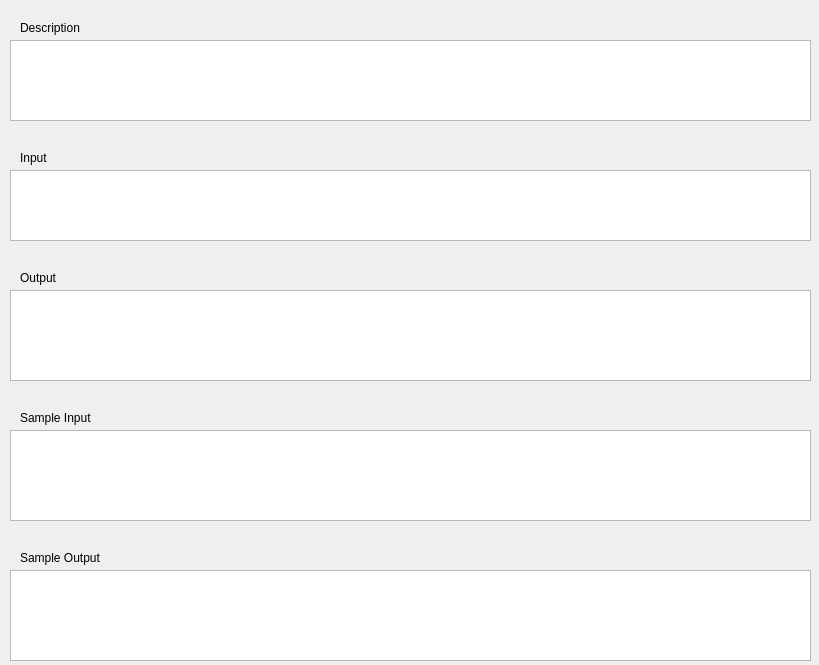
<?xml version="1.0" encoding="UTF-8"?>
<ui version="4.0">
 <class>Dialog</class>
 <widget class="QDialog" name="Dialog">
  <property name="geometry">
   <rect>
    <x>0</x>
    <y>0</y>
    <width>819</width>
    <height>665</height>
   </rect>
  </property>
  <property name="windowTitle">
   <string>Dialog</string>
  </property>
  <widget class="QLabel" name="outLabel">
   <property name="geometry">
    <rect>
     <x>20</x>
     <y>550</y>
     <width>111</width>
     <height>16</height>
    </rect>
   </property>
   <property name="text">
    <string>Sample Output</string>
   </property>
  </widget>
  <widget class="QTextBrowser" name="outputBrowser">
   <property name="geometry">
    <rect>
     <x>10</x>
     <y>290</y>
     <width>801</width>
     <height>91</height>
    </rect>
   </property>
  </widget>
  <widget class="QLabel" name="inputLabel">
   <property name="geometry">
    <rect>
     <x>20</x>
     <y>150</y>
     <width>72</width>
     <height>15</height>
    </rect>
   </property>
   <property name="text">
    <string>Input</string>
   </property>
  </widget>
  <widget class="QLabel" name="sampleLabel">
   <property name="geometry">
    <rect>
     <x>20</x>
     <y>410</y>
     <width>101</width>
     <height>16</height>
    </rect>
   </property>
   <property name="text">
    <string>Sample Input</string>
   </property>
  </widget>
  <widget class="QTextBrowser" name="sampleInputBrowser">
   <property name="geometry">
    <rect>
     <x>10</x>
     <y>430</y>
     <width>801</width>
     <height>91</height>
    </rect>
   </property>
  </widget>
  <widget class="QLabel" name="outputLabel">
   <property name="geometry">
    <rect>
     <x>20</x>
     <y>270</y>
     <width>72</width>
     <height>15</height>
    </rect>
   </property>
   <property name="text">
    <string>Output</string>
   </property>
  </widget>
  <widget class="QTextBrowser" name="descripBrowser">
   <property name="geometry">
    <rect>
     <x>10</x>
     <y>40</y>
     <width>801</width>
     <height>81</height>
    </rect>
   </property>
  </widget>
  <widget class="QLabel" name="descriptionLabel">
   <property name="geometry">
    <rect>
     <x>20</x>
     <y>20</y>
     <width>91</width>
     <height>16</height>
    </rect>
   </property>
   <property name="text">
    <string>Description</string>
   </property>
  </widget>
  <widget class="QTextBrowser" name="sampleOutputBrowser">
   <property name="geometry">
    <rect>
     <x>10</x>
     <y>570</y>
     <width>801</width>
     <height>91</height>
    </rect>
   </property>
  </widget>
  <widget class="QTextBrowser" name="inputBrowser">
   <property name="geometry">
    <rect>
     <x>10</x>
     <y>170</y>
     <width>801</width>
     <height>71</height>
    </rect>
   </property>
  </widget>
 </widget>
 <resources/>
 <connections/>
</ui>
